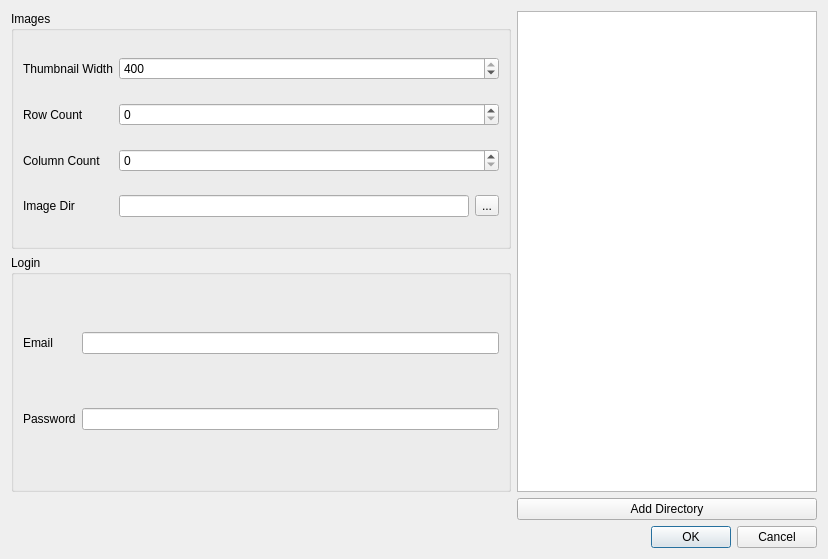
<?xml version="1.0" encoding="UTF-8"?>
<ui version="4.0">
 <class>ConfigDialog</class>
 <widget class="QDialog" name="ConfigDialog">
  <property name="geometry">
   <rect>
    <x>0</x>
    <y>0</y>
    <width>828</width>
    <height>559</height>
   </rect>
  </property>
  <property name="windowTitle">
   <string>Dialog</string>
  </property>
  <layout class="QGridLayout" name="gridLayout_3">
   <item row="0" column="0">
    <widget class="QGroupBox" name="groupBox">
     <property name="title">
      <string>Images</string>
     </property>
     <layout class="QGridLayout" name="gridLayout">
      <item row="3" column="1">
       <widget class="QLineEdit" name="editImageDir"/>
      </item>
      <item row="2" column="0">
       <widget class="QLabel" name="label_3">
        <property name="text">
         <string>Column Count</string>
        </property>
       </widget>
      </item>
      <item row="1" column="0">
       <widget class="QLabel" name="label_2">
        <property name="text">
         <string>Row Count</string>
        </property>
       </widget>
      </item>
      <item row="0" column="0">
       <widget class="QLabel" name="label">
        <property name="text">
         <string>Thumbnail Width</string>
        </property>
       </widget>
      </item>
      <item row="3" column="0">
       <widget class="QLabel" name="label_6">
        <property name="text">
         <string>Image Dir</string>
        </property>
       </widget>
      </item>
      <item row="3" column="2">
       <widget class="QToolButton" name="toolButton">
        <property name="text">
         <string>...</string>
        </property>
       </widget>
      </item>
      <item row="2" column="1" colspan="2">
       <widget class="QSpinBox" name="spinColCount"/>
      </item>
      <item row="1" column="1" colspan="2">
       <widget class="QSpinBox" name="spinRowCount"/>
      </item>
      <item row="0" column="1" colspan="2">
       <widget class="QSpinBox" name="spinThumbWidth">
        <property name="minimum">
         <number>10</number>
        </property>
        <property name="maximum">
         <number>400</number>
        </property>
        <property name="singleStep">
         <number>10</number>
        </property>
        <property name="value">
         <number>400</number>
        </property>
       </widget>
      </item>
     </layout>
    </widget>
   </item>
   <item row="0" column="1" rowspan="2">
    <widget class="QListView" name="listView">
     <property name="maximumSize">
      <size>
       <width>300</width>
       <height>16777215</height>
      </size>
     </property>
    </widget>
   </item>
   <item row="1" column="0">
    <widget class="QGroupBox" name="groupBox_2">
     <property name="title">
      <string>Login</string>
     </property>
     <layout class="QGridLayout" name="gridLayout_2">
      <item row="0" column="0">
       <widget class="QLabel" name="label_4">
        <property name="text">
         <string>Email</string>
        </property>
       </widget>
      </item>
      <item row="0" column="1">
       <widget class="QLineEdit" name="editEmail"/>
      </item>
      <item row="1" column="0">
       <widget class="QLabel" name="label_5">
        <property name="text">
         <string>Password</string>
        </property>
       </widget>
      </item>
      <item row="1" column="1">
       <widget class="QLineEdit" name="editPassword"/>
      </item>
     </layout>
    </widget>
   </item>
   <item row="2" column="1">
    <widget class="QPushButton" name="pushButton">
     <property name="text">
      <string>Add Directory</string>
     </property>
    </widget>
   </item>
   <item row="3" column="0" colspan="2">
    <widget class="QDialogButtonBox" name="buttonBox">
     <property name="orientation">
      <enum>Qt::Horizontal</enum>
     </property>
     <property name="standardButtons">
      <set>QDialogButtonBox::Cancel|QDialogButtonBox::Ok</set>
     </property>
    </widget>
   </item>
  </layout>
 </widget>
 <resources/>
 <connections>
  <connection>
   <sender>buttonBox</sender>
   <signal>accepted()</signal>
   <receiver>ConfigDialog</receiver>
   <slot>accept()</slot>
   <hints>
    <hint type="sourcelabel">
     <x>248</x>
     <y>254</y>
    </hint>
    <hint type="destinationlabel">
     <x>157</x>
     <y>274</y>
    </hint>
   </hints>
  </connection>
  <connection>
   <sender>buttonBox</sender>
   <signal>rejected()</signal>
   <receiver>ConfigDialog</receiver>
   <slot>reject()</slot>
   <hints>
    <hint type="sourcelabel">
     <x>316</x>
     <y>260</y>
    </hint>
    <hint type="destinationlabel">
     <x>286</x>
     <y>274</y>
    </hint>
   </hints>
  </connection>
 </connections>
</ui>
